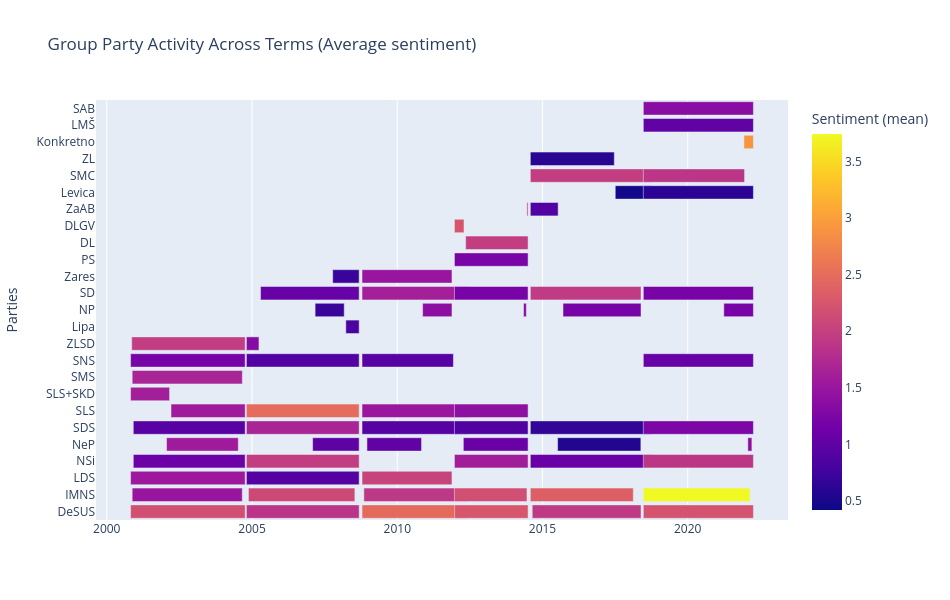

Notebook code for this chart:
### Code cell
import plotly.express as px
from PIL import Image

def plot_party_activity(df, mode="sentiment"):
    if mode=="activity":  ## Use for sample visualisation, for full dataset, use timeline
        fig = px.timeline(
            activity, 
            x_start="Start_date", 
            x_end="End_date",
            y="Parties", #Can be either Speaker_party for full range of individual parties, or Grouped_parties to emphasise changes in the lifespan of parties 
            color="Speech_count", 
            title="Party activity Across Terms (Speech count)", 
            labels={"Speech_count": "Speech Count"},
            color_continuous_scale="viridis"
        )
    elif mode=="sentiment":
        fig = px.timeline(
            activity,
            x_start="Start_date",
            x_end="End_date",
            y="Speaker_party",
            color="Avg_sentiment",
            title="Group Party Activity Across Terms (Average sentiment)",
            labels={"Avg_sentiment": "Sentiment (mean)"},
            #color_continuous_scale="viridis"

        )
    else:
        raise ValueError("mode must be one of: activity, sentiment")
    fig.update_layout(
        height=600,  
        width=950,
        yaxis_title="Parties",
        xaxis_title="")
    return fig

#fig.write_image("path.png")


fig = plot_party_activity(activity, mode="sentiment")
fig.show()
